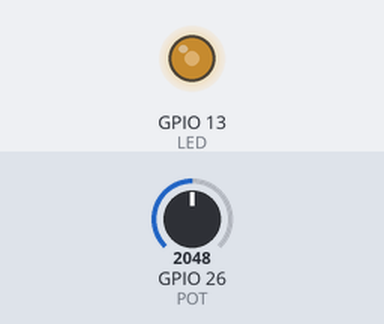
A sketch run on a simulated ESP32. On the bench: output pins drawn as LEDs (lit = HIGH). The test bench sets the inputs (shaded band); at power-on: GPIO 26 (POT) = 2048 (analog values on the 0–4095 scale).

Above: at 1.2 s.
1.3 s: GPIO 26 (POT) set to 2866
At 1.6 s:
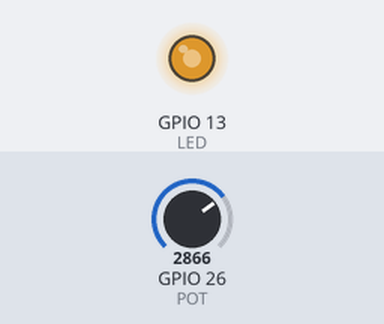
2.8 s: GPIO 26 (POT) set to 3603
At 4.0 s:
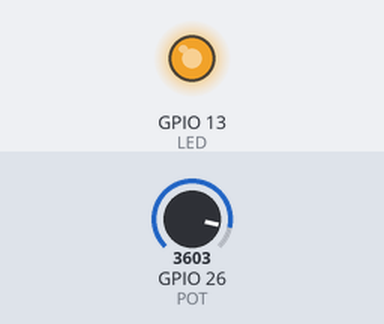
4.3 s: GPIO 26 (POT) set to 491
At 5.3 s:
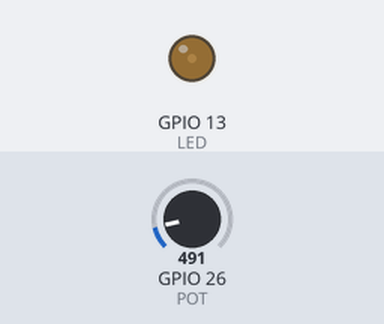
5.8 s: GPIO 26 (POT) set to 0
At 6.5 s:
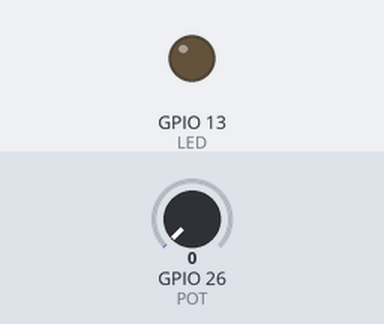
Timing chart, 0 to 8.3 s (numbered marks = the images above; inputs shaded):
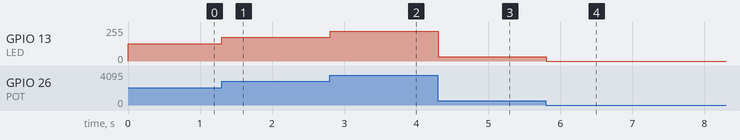

Measured:
- after the input at 1.3 s, GPIO 13 (LED): 128/255 → 178/255 at once
- after the input at 2.8 s, GPIO 13 (LED): 178/255 → 224/255 at once
- after the input at 4.3 s, GPIO 13 (LED): 224/255 → 31/255 at once
- after the input at 5.8 s, GPIO 13 (LED): 31/255 → 0/255 at once

The sketch:

sketch_aug6a.ino
```cpp
/*#define POT 26
int POT_VALUE;

void setup()
{
  Serial.begin(9600);
  pinMode(POT, INPUT);
}

void loop()
{
  POT_VALUE = analogRead(POT);
  Serial.println(POT_VALUE);
  delay(100);
}
*/

/*#define POT 26
#define LED 13
int POT_VALUE;
int LED_VALUE;
void setup()
{
  pinMode(POT,INPUT);
  pinMode(LED, OUTPUT);
}
void loop()
{
  POT_VALUE=analogRead(POT);
  LED_VALUE=(POT_VALUE)/16;
  digitalWrite(LED,LED_VALUE);
  delay(100);
}
*/

#define CHANNEL    0//自动分配通道，不需要这个宏定义
#define FREQ       1000
#define RESOLUTION 12
#define LED        13
#define POT        26
int pot_value;
void setup()
{
  analogReadResolution(RESOLUTION);
  analogSetAttenuation(ADC_11db);
  //ledcSetup(CHANNEL, FREQ, RESOLUTION);
  ledcAttach(LED, FREQ, RESOLUTION);
}
void loop()
{
  pot_value = analogRead(POT);
  ledcWrite(LED, pot_value);
  delay(100);
}
```
